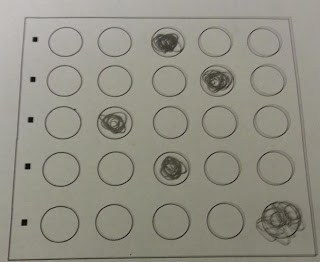
#> input picture ahmed_test_stuff/pythonStuff/test6.jpg, 320 x 262 px
$ python shapes.py --image test6.jpg
#> lines starting #> are read from the running program, lines starting #| are printed output that depends on the picture; after the words box and inside, x2 and y2 are one past the last pixel; in counts of white or black regions, pixels touching at a corner belong together
# import the necessary packages
import cv2
from pyimagesearch.shapedetector import ShapeDetector
import argparse
import imutils

class ShapeDetector:
	def __init__(self):
		pass

	def detect(self, c):
		# initialize the shape name and approximate the contour
		shape = "unidentified"
		peri = cv2.arcLength(c, True)
		approx = cv2.approxPolyDP(c, 0.04 * peri, True)

		# if the shape is a triangle, it will have 3 vertices
		if len(approx) == 3:
			shape = "triangle"

		# if the shape has 4 vertices, it is either a square or
		# a rectangle
		elif len(approx) == 4:
			# compute the bounding box of the contour and use the
			# bounding box to compute the aspect ratio
			(x, y, w, h) = cv2.boundingRect(approx)
			ar = w / float(h)

			# a square will have an aspect ratio that is approximately
			# equal to one, otherwise, the shape is a rectangle
			shape = "square" if ar >= 0.95 and ar <= 1.05 else "rectangle"

		# if the shape is a pentagon, it will have 5 vertices
		elif len(approx) == 5:
			shape = "pentagon"

		# otherwise, we assume the shape is a circle
		else:
			shape = "circle"

		# return the name of the shape
		return shape

# construct the argument parse and parse the arguments
ap = argparse.ArgumentParser()
ap.add_argument("-i", "--image", required=True,	help="path to the input image")
args = vars(ap.parse_args())
# load the image and resize it to a smaller factor so that
# the shapes can be approximated better
image = cv2.imread(args["image"])
#> image is the input picture: shape (262, 320, 3); mean B, G, R 132.8, 144.2, 146.3
resized = imutils.resize(image, width=300)
ratio = image.shape[0] / float(resized.shape[0])
#> ratio = 1.07

# convert the resized image to grayscale, blur it slightly,
# and threshold it
gray = cv2.cvtColor(resized, cv2.COLOR_BGR2GRAY)
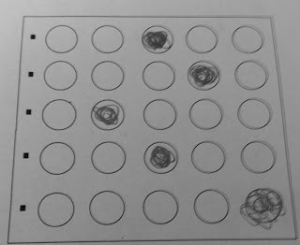
#> gray: shape (245, 300); min 4, max 194, mean 143.5
blurred = cv2.GaussianBlur(gray, (5, 5), 0)
thresh = cv2.threshold(blurred, 60, 255, cv2.THRESH_BINARY)[1]
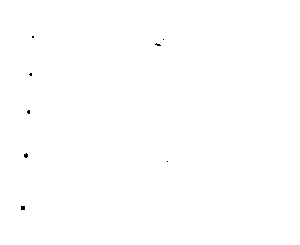
#> thresh: shape (245, 300); 99.9% white; black in thin lines or dots, all inside (x1, y1, x2, y2) = (21, 36, 168, 210)

# find contours in the thresholded image and initialize the
# shape detector
cnts = cv2.findContours(thresh.copy(), cv2.RETR_EXTERNAL, cv2.CHAIN_APPROX_SIMPLE)
#> cnts = 1 contour; box (x1, y1, x2, y2) and area: (0, 0, 300, 245) 72956
cnts = imutils.grab_contours(cnts)
#> cnts = [[[0, 0], [0, 244], [299, 244], [299, 0]]]
sd = ShapeDetector()
# loop over the contours
for c in cnts:
	# compute the center of the contour, then detect the name of the
	# shape using only the contour
	M = cv2.moments(c)
	cX = int((M["m10"] / M["m00"]) * ratio)
	cY = int((M["m01"] / M["m00"]) * ratio)
	shape = sd.detect(c)
	print(shape)
#> this loop made 1 pass
#> (cX, cY, shape, peri in detect, approx in detect, x in detect, y in detect, w in detect) on pass 1: (159, 130, 'rectangle', 1086, [[0, 0], [0, 244], [299, 244], [299, 0]], 0, 0, 300)
#| rectangle
